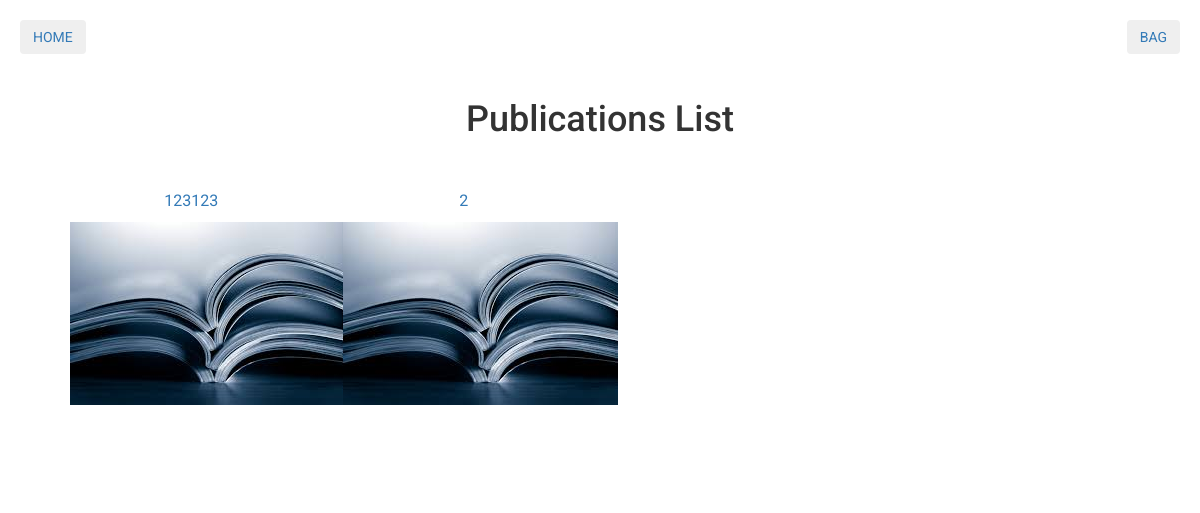
The app's page /, older data.
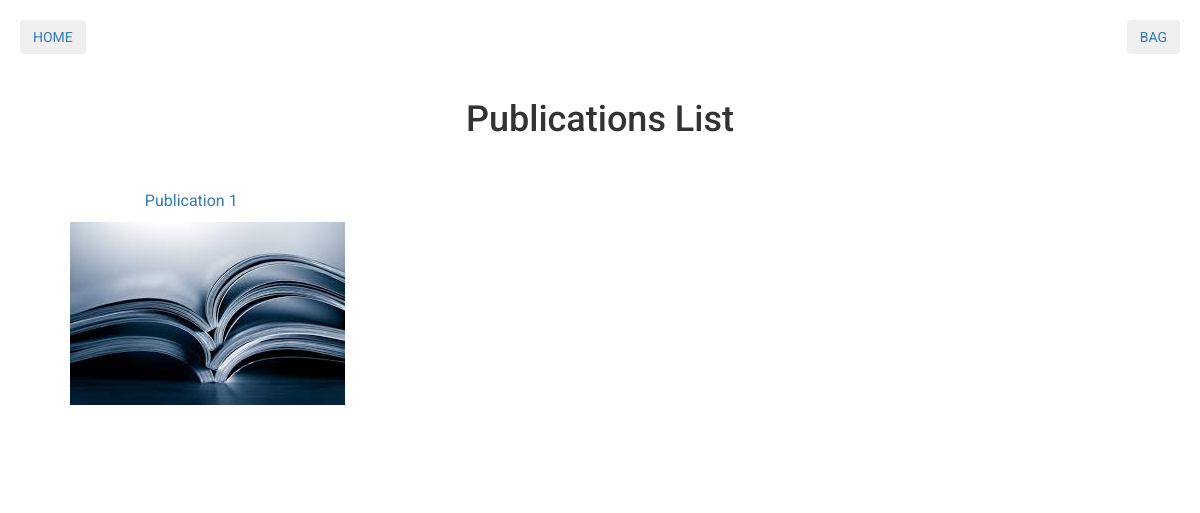
The same page, newer data.
### core/models.py (models this page shows, shortened)
class Product(models.Model):
    name = models.CharField(max_length=100)
    description = models.TextField()

### core/views.py (the view)
# urls.py: url(r'^$', HomeView.as_view(), name='home'),
class HomeView(ListView):
    template_name = 'index.html'
    queryset = Product.objects.all()
    context_object_name = 'products'

### templates/index.html
{% extends 'base.html' %}
{% load staticfiles %}
{% block content %}
    <div class="listItems">
        <h1>Publications List</h1>
        <div class="row">
            {% for product in products %}
                <div class="col-xs-3">
                    <a href="{% url 'product' product.pk %}">
                        <p class="text-center">{{ product.name }}</p>
                        <img src="{% static 'img/publication.jpg' %}"/>
                    </a>
                </div>
            {% endfor %}
        </div>
    </div>
{% endblock %}

### templates/base.html (shortened to what this page needs)
{% load staticfiles %}
<!DOCTYPE html>
<html lang="en">
<head>
    {% block css %}
        <link rel="stylesheet" href="https://maxcdn.bootstrapcdn.com/bootstrap/3.3.7/css/bootstrap.min.css"/>
        <link rel="stylesheet" type="text/css" media="all" href="{% static 'css/style.css' %}"/>
    {% endblock %}
</head>
<body>
<div class="navigation">
    <a href="{% url 'cart' %}"><button class="btn pull-right">BAG</button></a>
    <a href="{% url 'home' %}"><button class="btn pull-left">HOME</button></a>
</div>
<div class="container">
{% block content %}
{% endblock %}
</div>
</body>
</html>

### core/static/css/style.css (style rules this page uses)
body { font-family: "Roboto", helvetica, arial, sans-serif; font-size: 16px; font-weight: 400; text-rendering: optimizeLegibility; }
h1 { text-align: center; }
* { box-sizing: border-box; }
div { padding:20px; }
.navigation { width: 100%; }

Row changes from the older to the newer data that the page shows:
removed Product: name "123123"
removed Product: name "2"
added Product: name "Publication 1"
